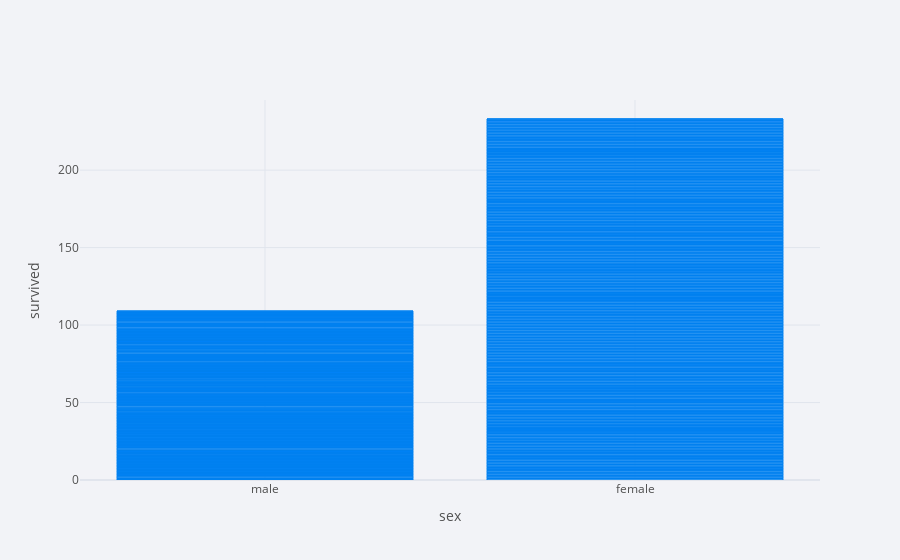

The notebook cell saved with this chart:
### Code cell
titanic.iplot(x="sex",y="survived",kind="bar",xaxis_title="sex",yaxis_title="survived",)

### Figure 1 — Plotly figure (JSON) as saved in the notebook; plotly's stock layout.template omitted (floating-point values rounded to 4 significant figures; data arrays with more than 128 entries replaced by an {"elided": "..."} marker saying what was removed)
{"data": [{"marker": {"color": "rgba(0, 128, 240, 0.6)", "line": {"color": "rgba(0, 128, 240, 1.0)", "width": 1}}, "name": "survived", "orientation": "v", "text": "", "type": "bar", "x": {"elided": "891 str values"}, "y": {"elided": "891 int values"}}], "layout": {"legend": {"bgcolor": "#F2F3F7", "font": {"color": "#505050"}}, "paper_bgcolor": "#F2F3F7", "plot_bgcolor": "#F2F3F7", "title": {"font": {"color": "#484848"}}, "xaxis": {"gridcolor": "#E1E5ED", "showgrid": true, "tickfont": {"color": "#505050"}, "title": {"font": {"color": "#505050"}, "text": "sex"}, "zerolinecolor": "#E1E5ED"}, "yaxis": {"gridcolor": "#E1E5ED", "showgrid": true, "tickfont": {"color": "#505050"}, "title": {"font": {"color": "#505050"}, "text": "survived"}, "zerolinecolor": "#E1E5ED"}}}
